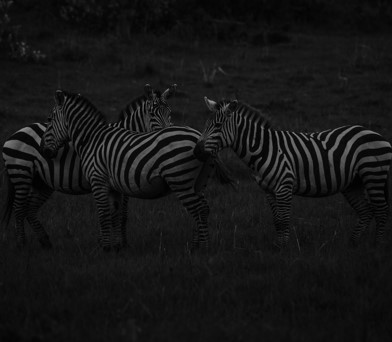
#> input picture Lab02/lab02_zebra.jpg, 392 x 342 px
$ jupyter execute --allow-errors Lab02.ipynb   (shell and % lines are left out)
#> lines starting #> are read from the running program, lines starting #| are printed output that depends on the picture; long printed decimals are rounded
[cell 1]
from google.colab import drive
drive.mount('/content/drive')

[cell 2]
import cv2
from google.colab.patches import cv2_imshow

import numpy as np
import matplotlib.pyplot as plt

[cell 3]
import os
os.chdir('/content/drive/MyDrive/PR_202210835/Lab02')

## 1. 히스토그램 평활화

[cell 4]
img = cv2.imread("lab02_zebra.jpg", cv2.IMREAD_GRAYSCALE)
#> img is the input picture: shape (342, 392); min 0, max 148, mean 21.4
print(img.shape)
#| (342, 392)

[cell 5]
cv2_imshow(img)

[cell 6]
plt.hist(img.flatten(), bins=256);
#> figure, not shown here; tallest bar 7892 high, from x = 15.61 to 16.19

[cell 7]
imgEqualize = cv2.equalizeHist(img)
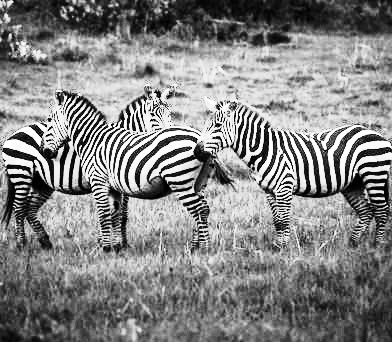
#> imgEqualize: shape (342, 392); min 0, max 255, mean 131.9
plt.hist(imgEqualize.flatten(), bins=256);
plt.show();
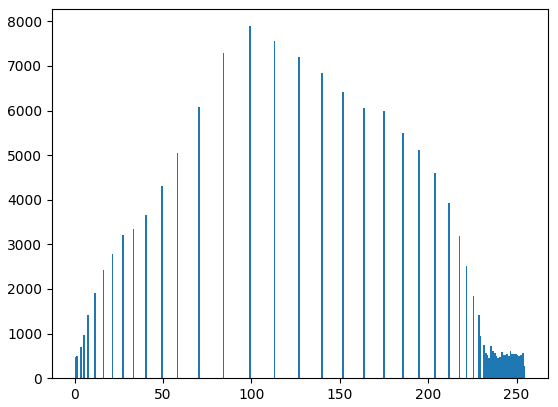
#> figure drawn by matplotlib, 1 panel; tallest bar 7892 high, from x = 98.61 to 99.61
cv2_imshow(imgEqualize)

## 2. 히스토그램 역투영

### 작년에 이 부분 냈었음
빈칸 뚫린부분 잘 보깅

[cell 8]
targetimg = cv2.imread("lab02_person.jpg")
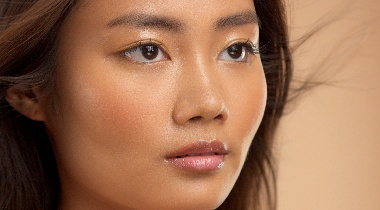
#> input picture Lab02/lab02_person.jpg, 380 x 210 px
#> targetimg is the input picture: shape (210, 380, 3); mean B, G, R 83.8, 112.2, 157.8
modelimg = cv2.imread("lab02_modelpatch.jpg")
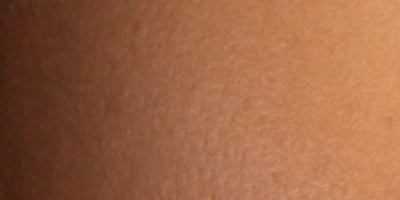
#> input picture Lab02/lab02_modelpatch.jpg, 400 x 200 px
#> modelimg is the input picture: shape (200, 400, 3); mean B, G, R 68.4, 99.8, 155.7

[cell 9]
cv2_imshow(targetimg)

[cell 10]
cv2_imshow(modelimg)

[cell 11]
## BGR 채널에서 G, R 사용
# [1,2]가 G,R 을 사용한다는 내
modelhist = cv2.calcHist([modelimg], [1,2], None, [256, 256], [0,256,0,256])
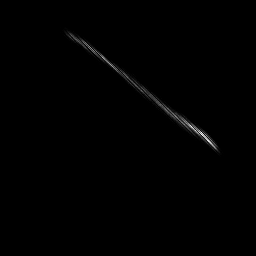
#> modelhist: shape (256, 256) float32; min 0, max 283, mean 1.2; drawn with min black and max white
plt.pcolor(modelhist)
# plt.imshow(modelhist)
plt.colorbar()
plt.show()
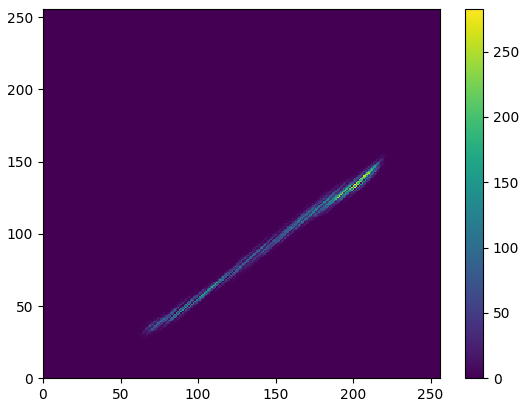
#> figure drawn by matplotlib, 2 panels

[cell 12]
## HSV 채널에서 H, S 사용
'''
이미지 modelimg를 HSV 채널로 변경하고
modelhist_hsv 에 H와 S 채널 히스토그램 만들기
'''

modelimg_hsv = cv2.cvtColor(modelimg, cv2.COLOR_BGR2HSV) # HSV 채널로 변경
#> modelimg_hsv: shape (200, 400, 3); mean H, S, V 10.6, 147, 155.7
modelhist_hsv = cv2.calcHist([modelimg_hsv], [0,1], None, [180, 256], [0,180,0,256])
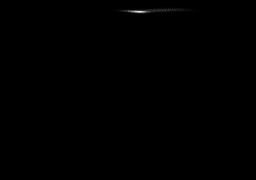
#> modelhist_hsv: shape (180, 256) float32; min 0, max 1723, mean 1.7; drawn with min black and max white

plt.pcolor(modelhist_hsv)
plt.colorbar()
plt.show()
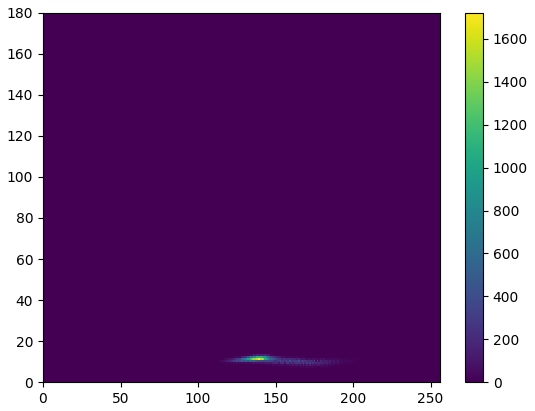
#> figure drawn by matplotlib, 2 panels

[cell 13]
## YCbCr 채널에서 Cb, Cr 사용
'''
이미지 modelimg를 YCbCr 채널로 변경하고
modelhist_ycbcr 에 Cb와 Cr 채널 히스토그램 만들기
'''
modelimg_ycbcr = cv2.cvtColor(modelimg, cv2.COLOR_BGR2YCrCb) # HSV 채널로 변경
#> modelimg_ycbcr: shape (200, 400, 3); mean of channels 0, 1, 2 112.9, 158.6, 102.9
modelhist_ycbcr = cv2.calcHist([modelimg_ycbcr], [1,2], None, [256, 256], [0,256,0,256])

plt.pcolor(modelhist_ycbcr)
plt.colorbar()
plt.show()
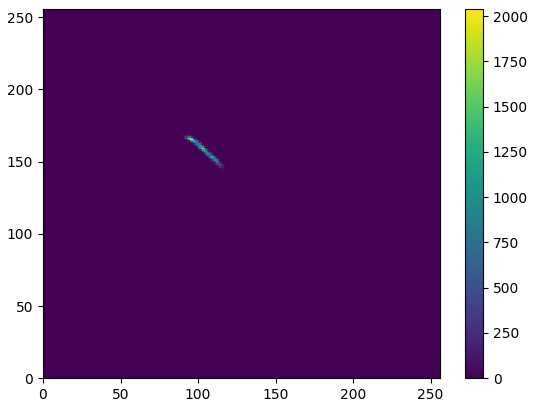
#> figure drawn by matplotlib, 2 panels

[cell 14]
## Target 이미지도 HSV 채널로 변경
'''
이미지 targetimg를 HSV 채널로 변경하고
targethist_hsv 에 H와 S 채널 히스토그램 만들기
'''
targetimg_hsv = cv2.cvtColor(targetimg, cv2.COLOR_BGR2HSV) # HSV 채널로 변경
#> targetimg_hsv: shape (210, 380, 3); mean H, S, V 12, 134.2, 157.8
targethist_hsv = cv2.calcHist([targetimg_hsv], [0,1], None, [180, 256], [0,180,0,256])

plt.pcolor(targethist_hsv)
plt.colorbar()
plt.show()

[cell 15]
## Model과 target 이미지의 histogram 정규화

modelhist_hsv = modelhist_hsv/modelimg.size # 3으로 나눠줘도 되고 안 나눠줘도 됨
targethist_hsv = targethist_hsv/targetimg.size

## 최대 값이 1보다 작음
print("Max value of Model hist {}".format(modelhist_hsv.max()))
#| Max value of Model hist 0.007179
print("Max value of Target hist {}".format(targethist_hsv.max()))
#| Max value of Target hist 0.005209

[cell 16]
## 비율 히스토그램 생성
hist_r = modelhist_hsv/ (targethist_hsv + 1e-7)
hist_r = np.minimum(hist_r, 1.0)

[cell 17]
hist_r.shape
#> Out = (180, 256)

[cell 18]
plt.pcolor(hist_r)
plt.colorbar()
plt.show()
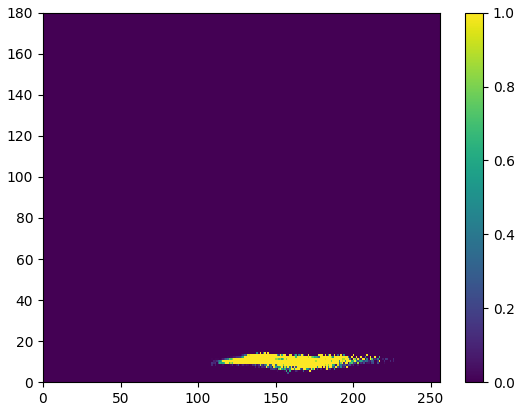
#> figure drawn by matplotlib, 2 panels

[cell 19]
## 출력 이미지 저장을 위한 배열 생성
height, width = targetimg.shape[0], targetimg.shape[1]
#> height = 210; width = 380
output = np.zeros_like(targetimg, dtype='float32')

[cell 20]
for i in range(height):
  for j in range(width):
    '''
    비율 히스토그램을 통해
    각 pixel에 대한 confidence 구하기
    '''
    h_val = targetimg_hsv[i,j,0]
    s_val = targetimg_hsv[i,j,1]
    confidence = hist_r[h_val, s_val]


    output[i,j] = confidence
#> output: shape (210, 380, 3) float32; mean H, S, V 0.38, 0.38, 0.38

[cell 21]
ret, masked = cv2.threshold(output, 0.02, 255, cv2.THRESH_BINARY)
#> masked: shape (210, 380, 3) float32; mean H, S, V 116.7, 116.7, 116.7
cv2_imshow(masked)
